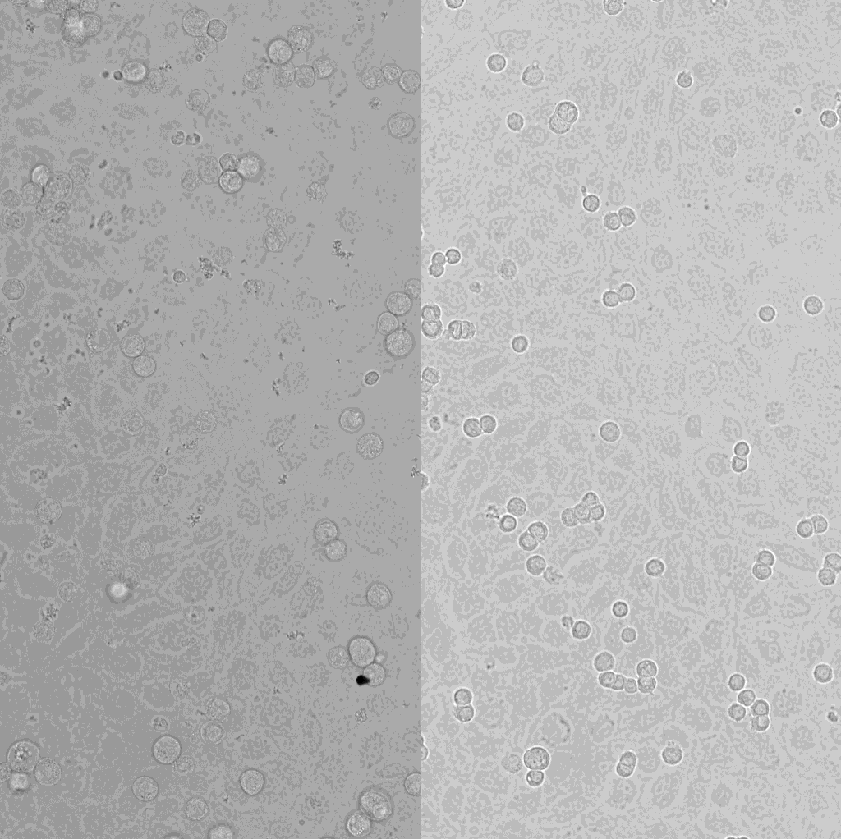
#> input picture fig3/v2/runs/optimise_by_eye_cancer_r1/agent_folder/image.tif, 841 x 839 px, shrunk from 1024 x 1022 before the run, found by its file name
$ python code_as_returned.py
#> lines starting #> are read from the running program, lines starting #| are printed output that depends on the picture; after the words box and inside, x2 and y2 are one past the last pixel; in counts of white or black regions, pixels touching at a corner belong together
"""Segment endothelial cells in a brightfield monolayer and measure shape.

Input : image.tif (working directory)
Output: labels.tif        label image (endothelial cells only)
        measurements.csv  label, area_um2, aspect_ratio

Requires: pip install "cellpose>=4" scikit-image tifffile scipy pandas numpy
"""
import numpy as np
import pandas as pd
import tifffile
from scipy import ndimage as ndi
from skimage import filters, measure, morphology
from cellpose import models

# ---------------- parameters ----------------
PIXEL_SIZE_UM = 0.65       # µm per pixel. SET THIS from your microscope/objective.
CELL_DIAMETER_PX = None    # None = let Cellpose estimate; set e.g. 60 if results are off
MIN_AREA_UM2 = 100         # drop tiny fragments
CANCER_OVERLAP = 0.3       # drop an endothelial label if >30% of it lies on a cancer cell
HALO_Z = 3.0               # |z| above this counts as cancer-cell halo (lower = more sensitive)
CANCER_MIN_SOLIDITY = 0.85 # cancer cells are round; debris is irregular
CANCER_MIN_AREA_PX = 150
DROP_BORDER_CELLS = True   # cut-off cells would bias area / aspect ratio
# --------------------------------------------

img = tifffile.imread("image.tif").astype(np.float32)
#> img: shape (839, 841) float32; min 151, max 4095, mean 2825.9
if img.ndim == 3:                      # RGB or multichannel -> grayscale
    img = img.mean(axis=-1) if img.shape[-1] <= 4 else img[0]


def normalise_halves(im):
    """Flatten background and z-score each half (the two halves have different illumination)."""
    out = np.zeros_like(im)
    mid = im.shape[1] // 2
#> mid = 420
    for sl in (slice(0, mid), slice(mid, im.shape[1])):
        part = im[:, sl]
        bg = ndi.gaussian_filter(part, 50)
        flat = part - bg
        med = np.median(flat)
        mad = np.median(np.abs(flat - med)) * 1.4826 + 1e-6
        out[:, sl] = (flat - med) / mad
#> this loop made 2 passes
#> (med, mad) on passes 1 to 2: (8.74, 40.26), (7.9, 55.08)
#> pass 1, in normalise_halves, `part = im[:, sl]`:
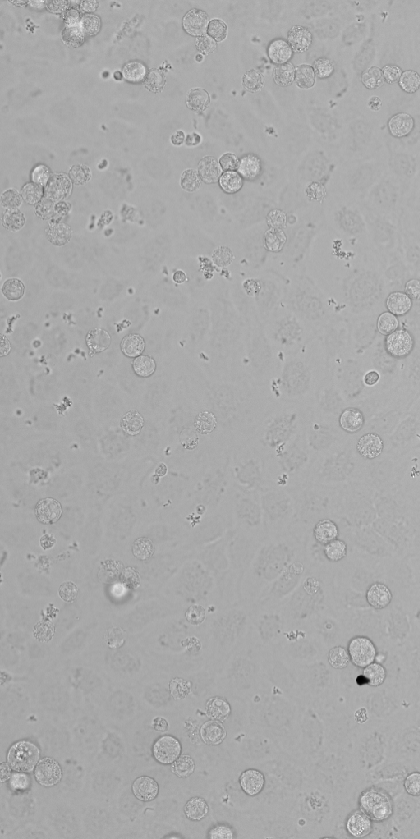
#> part: shape (839, 420) float32; min 151, max 3787, mean 2571.1; drawn with min black and max white
#> pass 1, in normalise_halves, `bg = ndi.gaussian_filter(part, 50)`:
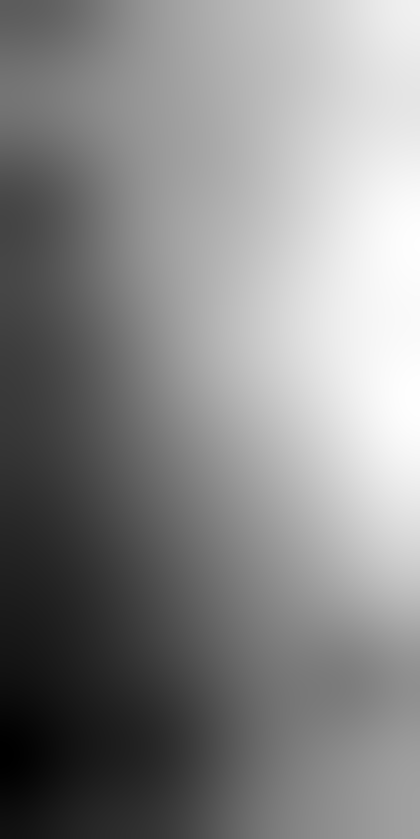
#> bg: shape (839, 420) float32; min 2512, max 2623, mean 2571.1; drawn with min black and max white
#> pass 2, in normalise_halves, `part = im[:, sl]`:
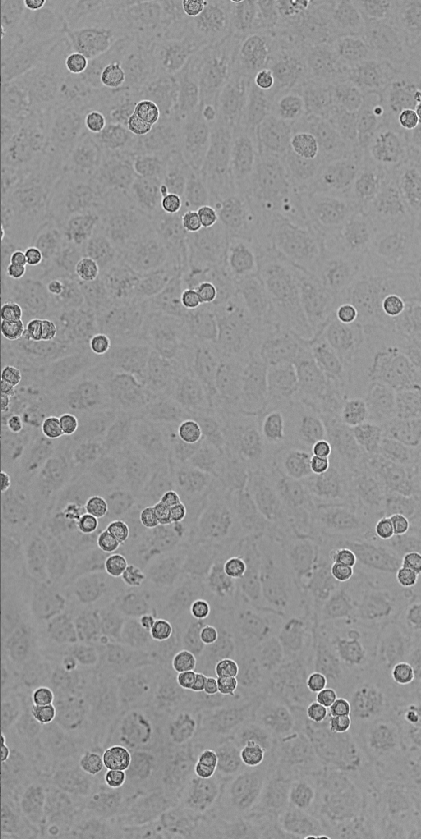
#> part: shape (839, 421) float32; min 1687, max 4095, mean 3080; drawn with min black and max white
#> after the loop:
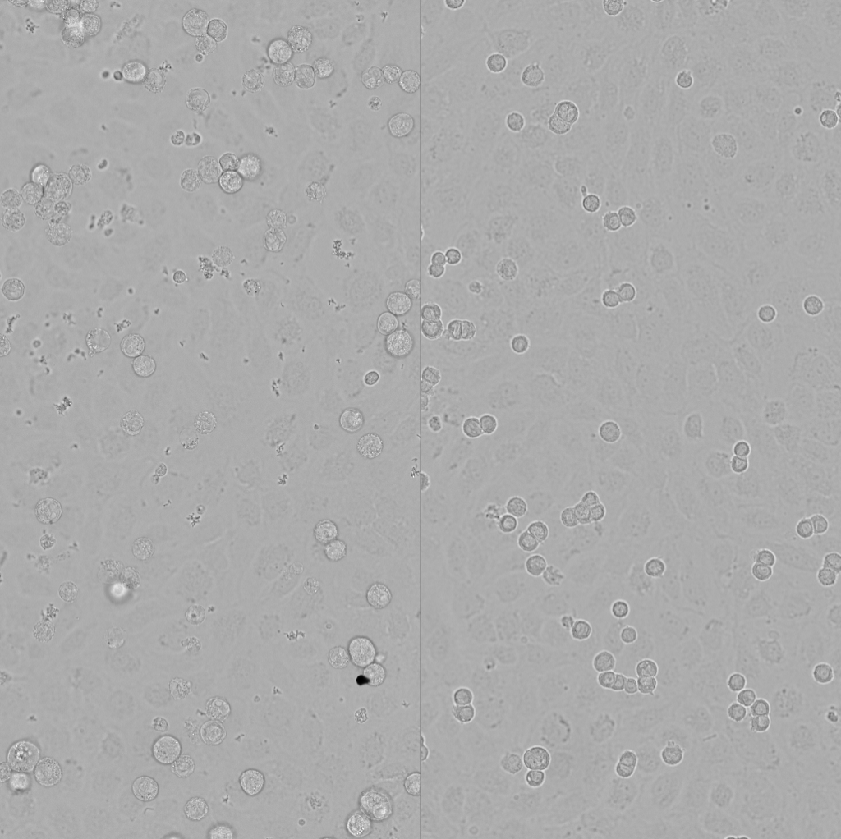
#> out: shape (839, 841) float32; min -60.25, max 28.85, mean -0.2; drawn with min black and max white
    return out


norm = normalise_halves(img)

# ---------- cancer-cell mask (bright/dark halo ring, filled, round) ----------
ring = np.abs(filters.gaussian(norm, 1)) > HALO_Z
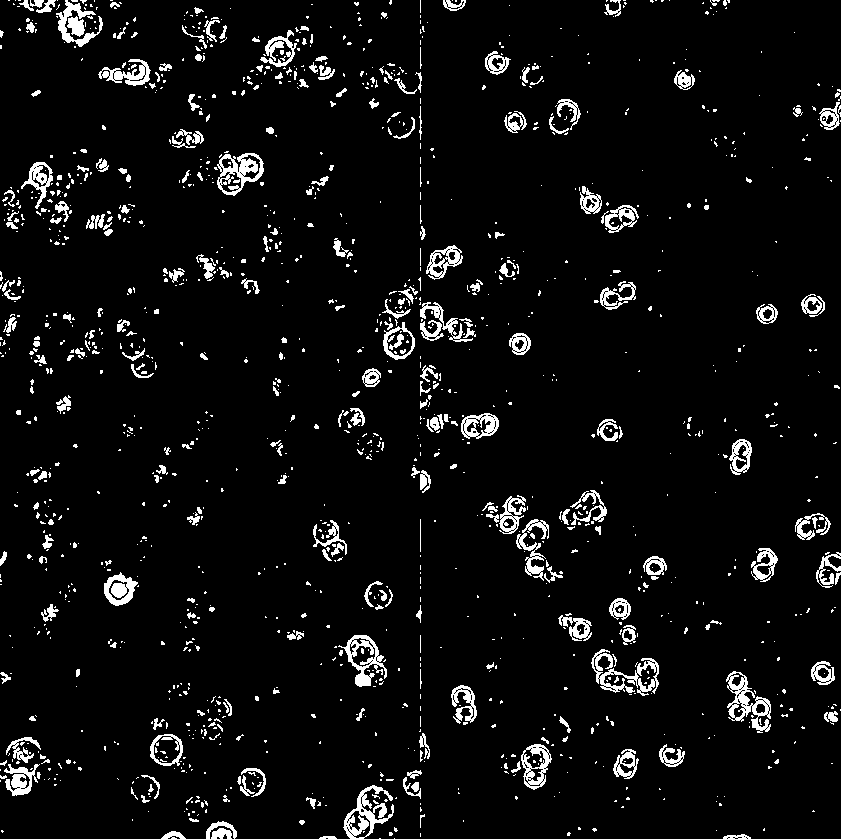
#> ring: shape (839, 841) bool; 5.6% white; 1474 white regions (1191 under 20 px), largest, box (x1, y1, x2, y2) and area: (343, 785, 394, 839) 1019, (591, 649, 659, 696) 1013, (726, 671, 771, 733) 1010
ring = morphology.binary_closing(ring, morphology.disk(2))
#> ring: shape (839, 841) bool; 7.4% white; 808 white regions (576 under 20 px), largest, box (x1, y1, x2, y2) and area: (482, 495, 563, 584) 1899, (591, 649, 659, 696) 1544, (726, 671, 771, 733) 1392
filled = ndi.binary_fill_holes(ring)
#> filled: shape (839, 841) bool; 8.2% white; 807 white regions (575 under 20 px), largest, box (x1, y1, x2, y2) and area: (482, 495, 563, 584) 2121, (591, 649, 659, 696) 1920, (343, 785, 394, 839) 1670
filled = morphology.binary_opening(filled, morphology.disk(4))
#> filled: shape (839, 841) bool; 5.8% white; 97 white regions, largest, box (x1, y1, x2, y2) and area: (591, 649, 659, 696) 1891, (343, 785, 391, 839) 1615, (726, 671, 771, 733) 1578
cancer = np.zeros_like(filled)
for r in measure.regionprops(measure.label(filled)):
    if r.area >= CANCER_MIN_AREA_PX and r.solidity >= CANCER_MIN_SOLIDITY:
        cancer[tuple(r.coords.T)] = True
#> this loop made 97 passes
#> cancer: shape (839, 841) bool; 4.3% white; 56 white regions, largest, box (x1, y1, x2, y2) and area: (343, 785, 391, 839) 1615, (216, 152, 264, 196) 1456, (343, 635, 387, 687) 1353
cancer = morphology.binary_dilation(cancer, morphology.disk(2))
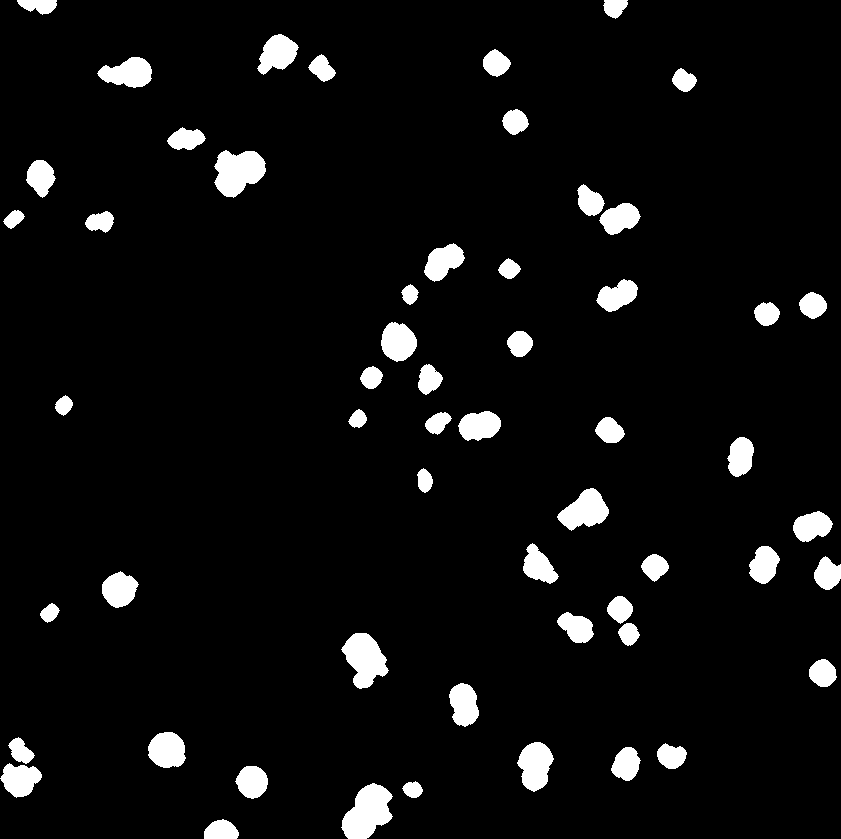
#> cancer: shape (839, 841) bool; 5.5% white; 56 white regions, largest, box (x1, y1, x2, y2) and area: (341, 783, 393, 839) 1885, (214, 150, 266, 198) 1740, (341, 633, 389, 689) 1631

# ---------- endothelial segmentation with Cellpose ----------
# Rescale to a sane 0-1 range for the model after normalisation
lo, hi = np.percentile(norm, (1, 99))
#> lo = -9.25; hi = 6.99
model_in = np.clip((norm - lo) / (hi - lo), 0, 1)
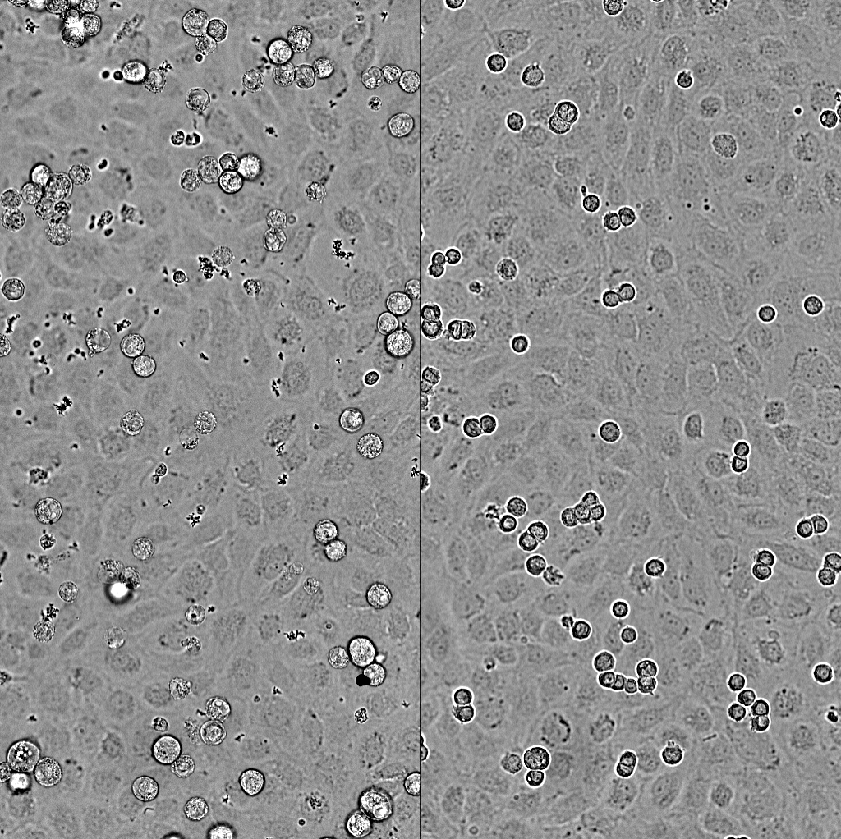
#> model_in: shape (839, 841) float32; min 0, max 1, mean 0.559

#> (the run stopped early here; a loop or call above may not have finished)
